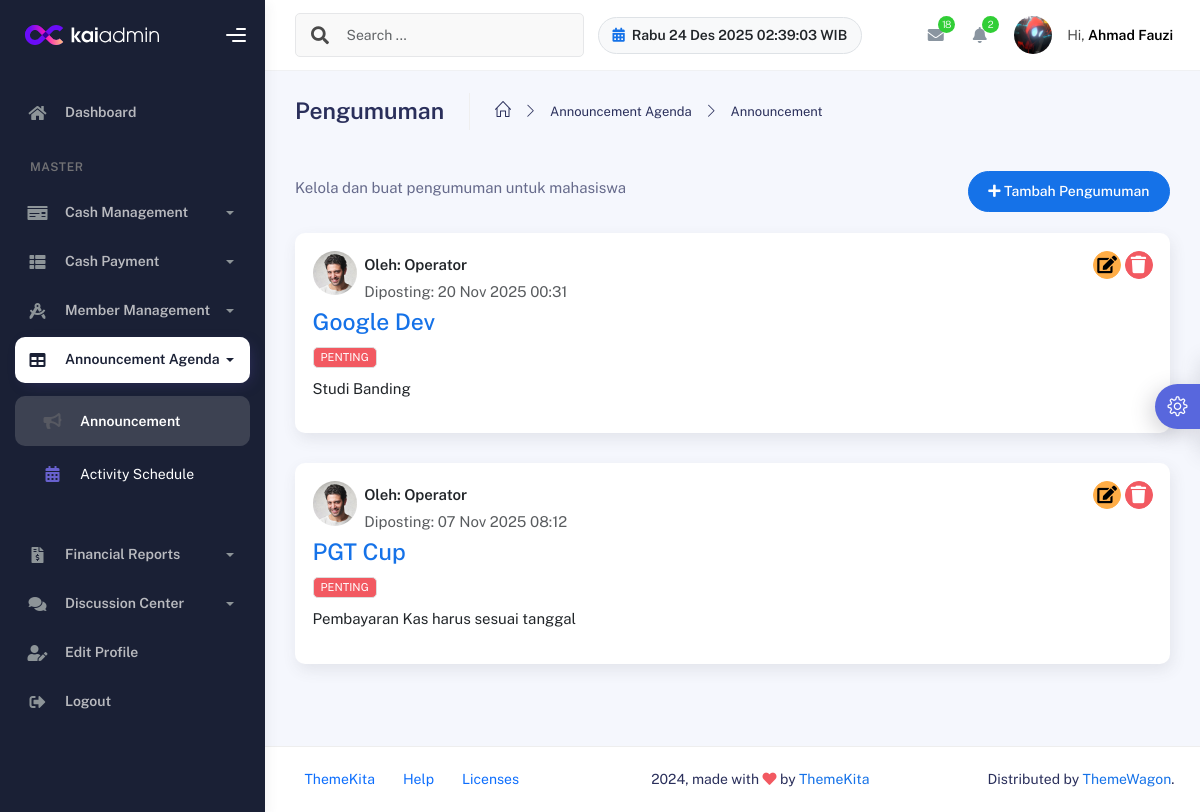
The app's page /operator/pengumuman.php (signed in) with its own data.
### tables this page shows
CREATE TABLE `announcements` (
  `id` int NOT NULL,
  `tema` varchar(255) NOT NULL,
  `isi` text NOT NULL,
  `pembuat` varchar(100) NOT NULL,
  `tanggal_posting` timestamp NOT NULL DEFAULT CURRENT_TIMESTAMP,
  `label` varchar(50) DEFAULT NULL
);

### operator/pengumuman.php (the view, shortened to what this page needs)
<?php
include '../config/database.php';
$announcements = [];
$sql = "SELECT id, tema, isi, pembuat, tanggal_posting, label FROM announcements ORDER BY tanggal_posting DESC";
$result = $conn->query($sql);
if ($result && $result->num_rows > 0) {
    while ($row = $result->fetch_assoc()) {
        $announcements[] = $row;
    }
}
?>
<!DOCTYPE html>
<html lang="en">
<head>
    <link rel="stylesheet" href="../assets/css/bootstrap.min.css" />
    <link rel="stylesheet" href="../assets/css/plugins.min.css" />
    <link rel="stylesheet" href="../assets/css/kaiadmin.min.css" />
    <link rel="stylesheet" href="../assets/css/demo.css" />
</head>
<body>
    <div class="wrapper">
        <?php include 'layout_operator/sidebar.php'; ?>
        <div class="main-panel">
            <div class="main-header">
                <?php include 'layout_operator/navbar.php'; ?>
            </div>
            <div class="container">
                <div class="page-inner">
                    <div class="page-header">
                        <h3 class="fw-bold mb-3">Pengumuman</h3>
                        <ul class="breadcrumbs mb-3">
                            <li class="nav-home">
                                <a href="#"><i class="icon-home"></i></a>
                            </li>
                            <li class="separator"><i class="icon-arrow-right"></i></li>
                            <li class="nav-item"><a href="#">Announcement Agenda</a></li>
                            <li class="separator"><i class="icon-arrow-right"></i></li>
                            <li class="nav-item"><a href="#">Announcement</a></li>
                        </ul>
                    </div>
                    <div class="d-flex align-items-left align-items-md-center flex-column flex-md-row pt-2 pb-4">
                        <div>
                            <h6 class="op-7 mb-2">Kelola dan buat pengumuman untuk mahasiswa</h6>
                        </div>
                        <div class="ms-md-auto py-2 py-md-0">
                            <button type="button" class="btn btn-primary btn-round" data-bs-toggle="modal" data-bs-target="#addAnnouncementModal">
                                <i class="fa fa-plus"></i> Tambah Pengumuman
                            </button>
                        </div>
                    </div>
                    <div class="row">
                        <?php if (!empty($announcements)) : ?>
                            <?php foreach ($announcements as $announcement) : ?>
                                <div class="col-md-12">
                                    <div class="card card-post card-round">
                                        <div class="card-body">
                                            <div class="d-flex">
                                                <div class="avatar">
                                                    <img src="../assets/img/profile.jpg" alt="..." class="avatar-img rounded-circle">
                                                </div>
                                                <div class="info-post ms-2">
                                                    <p class="username">Oleh: <?php echo htmlspecialchars($announcement['pembuat']); ?></p>
                                                    <p class="date text-muted">Diposting: <?php echo date('d M Y H:i', strtotime($announcement['tanggal_posting'])); ?></p>
                                                </div>
                                                <div class="ms-auto">
                                                    <button class="btn btn-icon btn-sm btn-warning btn-round" data-bs-toggle="modal" data-bs-target="#editAnnouncementModal" data-id="<?php echo $announcement['id']; ?>" data-tema="<?php echo htmlspecialchars($announcement['tema'], ENT_QUOTES, 'UTF-8'); ?>" data-isi="<?php echo htmlspecialchars($announcement['isi'], ENT_QUOTES, 'UTF-8'); ?>" data-label="<?php echo htmlspecialchars($announcement['label']); ?>">
                                                        <i class="fa fa-edit"></i>
                                                    </button>
                                                    <button class="btn btn-icon btn-sm btn-danger btn-round delete-btn" data-bs-toggle="modal" data-bs-target="#deleteConfirmModal" data-href="hapus_pengumuman.php?id=<?php echo $announcement['id']; ?>">
                                                        <i class="fa fa-trash"></i>
                                                    </button>
                                                </div>
                                            </div>
                                            <div class="post-content">
                                                <h3 class="post-title text-primary"><?php echo htmlspecialchars($announcement['tema']); ?></h3>
                                                <?php if (!empty($announcement['label'])) : ?>
                                                    <span class="badge bg-danger mb-2"><?php echo htmlspecialchars($announcement['label']); ?></span>
                                                <?php endif; ?>
                                                <p><?php echo nl2br(htmlspecialchars($announcement['isi'])); ?></p>
                                            </div>
                                        </div>
                                    </div>
                                </div>
                            <?php endforeach; ?>
                        <?php endif; ?>
                    </div>
                </div>
            </div>
            <?php include 'layout_operator/footer.php'; ?>
        </div>
    </div>
</body>
</html>

### records on screen
announcements: pembuat "Operator", tanggal_posting "20 Nov 2025 00:31", tema "Google Dev", label "PENTING", isi "Studi Banding"
announcements: pembuat "Operator", tanggal_posting "07 Nov 2025 08:12", tema "PGT Cup", label "PENTING", isi "Pembayaran Kas harus sesuai tanggal"

### other values on screen
$message_total "18"
$notif_count "2"
$_SESSION['nama_lengkap'] "Ahmad Fauzi"
